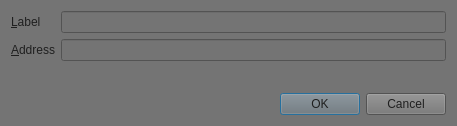
<?xml version="1.0" encoding="UTF-8"?>
<ui version="4.0">
 <class>EditAddressDialog</class>
 <widget class="QDialog" name="EditAddressDialog">
  <property name="geometry">
   <rect>
    <x>0</x>
    <y>0</y>
    <width>457</width>
    <height>126</height>
   </rect>
  </property>
  <property name="windowTitle">
   <string>Edit Address</string>
  </property>
  <property name="styleSheet">
   <string notr="true">background-color: rgb(116, 116, 116);
color: rgb(31, 31, 31);</string>
  </property>
  <layout class="QVBoxLayout" name="verticalLayout">
   <item>
    <layout class="QFormLayout" name="formLayout">
     <property name="fieldGrowthPolicy">
      <enum>QFormLayout::AllNonFixedFieldsGrow</enum>
     </property>
     <item row="0" column="0">
      <widget class="QLabel" name="label">
       <property name="text">
        <string>&amp;Label</string>
       </property>
       <property name="buddy">
        <cstring>labelEdit</cstring>
       </property>
      </widget>
     </item>
     <item row="0" column="1">
      <widget class="QLineEdit" name="labelEdit">
       <property name="toolTip">
        <string>The label associated with this address book entry</string>
       </property>
      </widget>
     </item>
     <item row="1" column="0">
      <widget class="QLabel" name="label_2">
       <property name="text">
        <string>&amp;Address</string>
       </property>
       <property name="buddy">
        <cstring>addressEdit</cstring>
       </property>
      </widget>
     </item>
     <item row="1" column="1">
      <widget class="QLineEdit" name="addressEdit">
       <property name="toolTip">
        <string>The address associated with this address book entry. This can only be modified for sending addresses.</string>
       </property>
      </widget>
     </item>
    </layout>
   </item>
   <item>
    <widget class="QDialogButtonBox" name="buttonBox">
     <property name="orientation">
      <enum>Qt::Horizontal</enum>
     </property>
     <property name="standardButtons">
      <set>QDialogButtonBox::Cancel|QDialogButtonBox::Ok</set>
     </property>
    </widget>
   </item>
  </layout>
 </widget>
 <resources/>
 <connections>
  <connection>
   <sender>buttonBox</sender>
   <signal>accepted()</signal>
   <receiver>EditAddressDialog</receiver>
   <slot>accept()</slot>
   <hints>
    <hint type="sourcelabel">
     <x>248</x>
     <y>254</y>
    </hint>
    <hint type="destinationlabel">
     <x>157</x>
     <y>274</y>
    </hint>
   </hints>
  </connection>
  <connection>
   <sender>buttonBox</sender>
   <signal>rejected()</signal>
   <receiver>EditAddressDialog</receiver>
   <slot>reject()</slot>
   <hints>
    <hint type="sourcelabel">
     <x>316</x>
     <y>260</y>
    </hint>
    <hint type="destinationlabel">
     <x>286</x>
     <y>274</y>
    </hint>
   </hints>
  </connection>
 </connections>
</ui>
